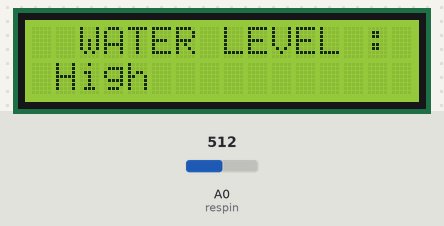
A sketch run on a simulated Arduino Uno, built with avr-gcc and run on an emulated ATmega328P. Parts: 16×2 character LCD. The inputs (shaded band) are chosen by the test bench; at power-on: A0 (respin) = 512.

Above: at 1.2 s.
1.3 s: A0 (respin) set to 341
3.2 s: A0 (respin) set to 313
At 5.2 s:
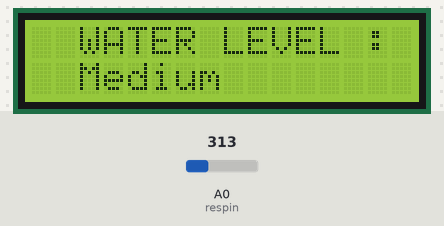
5.5 s: A0 (respin) set to 293
At 6.8 s:
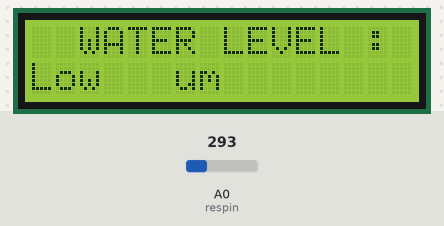
7.5 s: A0 (respin) set to 340
At 8.4 s:
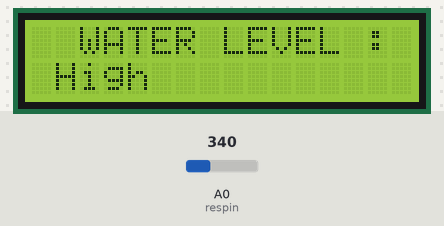
9.5 s: A0 (respin) set to 290
At 11.2 s:
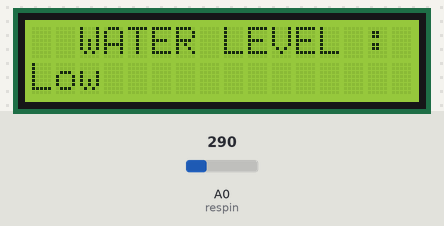
11.5 s: A0 (respin) set to 106
13.2 s: A0 (respin) set to 94
At 14.5 s:
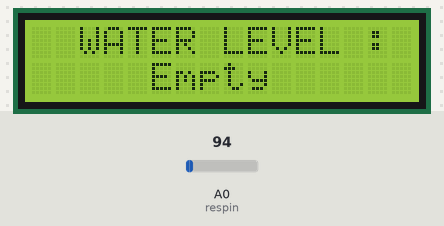
Timing chart, 0 to 16.2 s (numbered marks = the images above; inputs shaded):
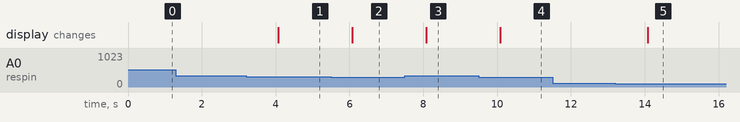

The sketch:

water.level_for_simulation.ino
```cpp
#include <LiquidCrystal.h>
//initialise the library with the numbers of the interface pins
LiquidCrystal lcd(7, 8, 9, 10, 11, 12);

int resval = 0;  // holds the value
int respin = A0; // sensor pin used

void setup() {

  // set up the LCD's number of columns and rows:
  lcd.begin(16, 2);

  // Print a message to the LCD.
  lcd.print("  WATER LEVEL : ");
}

void loop() {
  // set the cursor to column 0, line 1
  lcd.setCursor(0, 1);

  resval = analogRead(respin); //Read data from analog pin and store it to resval variable

  if (resval<=100){ lcd.println("     Empty    "); }
  else if (resval>100 && resval<=300){ lcd.println("Low "); }
  else if (resval>300 && resval<=330){ lcd.println("  Medium "); }
  else if (resval>330){ lcd.println(" High "); }
  delay(1000);
}
```

Measured:
- the behaviour switches between 331 and 330 on A0 (respin) (found by bisection; images 0 and 1)
- the behaviour switches between 301 and 300 on A0 (respin) (found by bisection; images 1 and 2)
- the behaviour switches between 101 and 100 on A0 (respin) (found by bisection; images 4 and 5)
- after the input at 1.3 s, every drawn part: stays the same
- after the input at 3.2 s, the display: changes after 0.87 s (image 1)
- after the input at 5.5 s, the display: changes after 0.57 s (image 2)
- after the input at 7.5 s, the display: changes after 0.58 s (image 3)
- after the input at 9.5 s, the display: changes after 0.58 s (image 4)
- after the input at 11.5 s, every drawn part: stays the same
- after the input at 13.2 s, the display: changes after 0.88 s (image 5)
